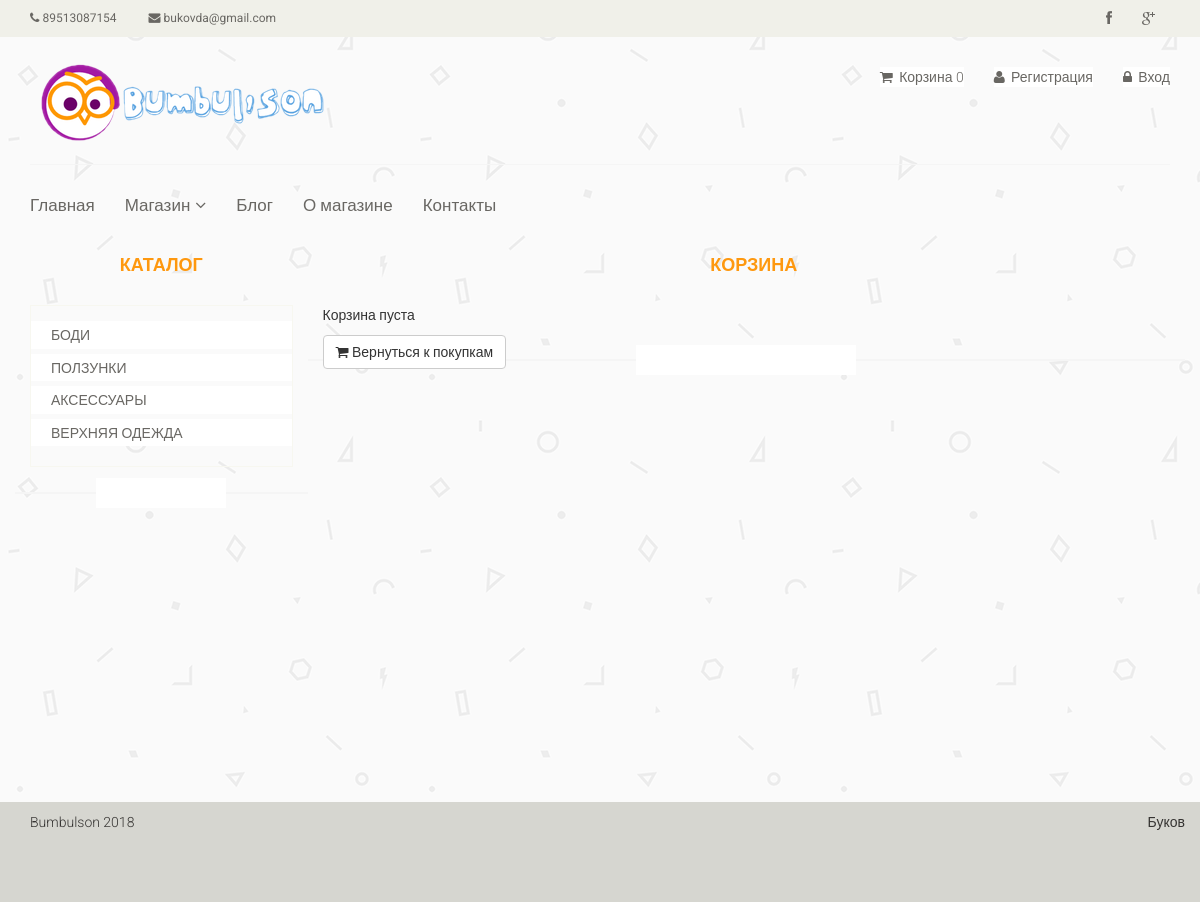
The page /cart on the database its author committed.
### tables this page shows
CREATE TABLE IF NOT EXISTS `category` (
  `id` int(11) NOT NULL,
  `name` varchar(255) NOT NULL,
  `sort_order` int(11) NOT NULL,
  `status` int(11) NOT NULL DEFAULT '1'
);

### config/routes.php (called while the page is built)
<?php
return array(
    'product/([0-9]+)' => 'product/view/$1',
    'catalog' => 'catalog/index',
    'category/([0-9]+)/page-([0-9]+)' => 'catalog/category/$1/$2',
    'category/([0-9]+)' => 'catalog/category/$1',
    'cart/delete/([0-9]+)' => 'cart/delete/$1',
    'cart/checkout' => 'cart/checkout',
    'cart/add/([0-9]+)' => 'cart/add/$1',
    'cart/addAjax/([0-9]+)' => 'cart/addAjax/$1',
    'cart' => 'cart/index',
    'admin/blog/create' => 'adminBlog/create',
    'admin/blog/update/([0-9]+)' => 'adminBlog/update/$1',
    'admin/blog/delete/([0-9]+)' => 'adminBlog/delete/$1',
    'admin/blog' => 'adminBlog/index',
    'admin/product/create' => 'adminProduct/create',
    'admin/product/update/([0-9]+)' => 'adminProduct/update/$1',
    'admin/product/delete/([0-9]+)' => 'adminProduct/delete/$1',
    'admin/product' => 'adminProduct/index',
    'admin/category/create' => 'adminCategory/create',
    'admin/category/update/([0-9]+)' => 'adminCategory/update/$1',
    'admin/category/delete/([0-9]+)' => 'adminCategory/delete/$1',
    'admin/category' => 'adminCategory/index',
    'admin/order/update/([0-9]+)' => 'adminOrder/update/$1',
    'admin/order/delete/([0-9]+)' => 'adminOrder/delete/$1',
    'admin/order/view/([0-9]+)' => 'adminOrder/view/$1',
    'admin/order' => 'adminOrder/index',
    'user/register' => 'user/register',
    'user/login' => 'user/login',
    'user/logout' => 'user/logout',
    'cabinet/edit' => 'cabinet/edit',
    'cabinet' => 'cabinet/index',
    'contacts' => 'site/contact',
    'about' => 'site/about',
    'blog/([0-9]+)' => 'blog/view/$1',
    'blog' => 'blog/index',
    'blog/([0-9]+)' => 'blog/view/$1',
    'admin' => 'admin/index',
    '' => 'site/index',
);

### controllers/CartController.php (called while the page is built, shortened)
<?php
class CartController
{
    public function actionIndex()
    {
        $categories = Category::getCategoriesList();
        $productsInCart = Cart::getProducts();
        require_once(ROOT . '/views/cart/index.php');
        return true;
    }
}

### index.php (called while the page is built, shortened)
<?php
require_once(ROOT.'/components/Autoload.php');
$router = new Router();
$router->run();

### models/Category.php (called while the page is built, shortened)
<?php
class Category
{
    public static function getCategoriesList()
    {
        $db = Db::getConnection();
        $categoryList = array();
        $result = $db->query('SELECT id, name FROM category '
            . 'ORDER BY sort_order ASC');
        $i = 0;
        while ($row = $result->fetch()) {
            $categoryList[$i]['id'] = $row['id'];
            $categoryList[$i]['name'] = $row['name'];
            $i++;
        }
        return $categoryList;
    }
}

### components/Autoload.php (called while the page is built, shortened)
<?php
spl_autoload_register(function ($class_name) {
    $array_paths = array(
        '/models/',
        '/components/'
    );
    foreach ($array_paths as $path) {
        $path = ROOT . $path . $class_name . '.php';
    }
});

### components/Cart.php (called while the page is built, shortened)
<?php
class Cart
{
    public static function getProducts()
    {
        return false;
    }
}

### views/cart/index.php (the view)
<?php include ROOT . '/views/layouts/header.php'; ?>
<section>
    <div class="container">
        <div class="row">
            <div class="col-sm-3">
                <div class="left-sidebar">
                    <h2>Каталог</h2>
                    <div class="panel-group category-products">
                        <?php foreach ($categories as $categoryItem): ?>
                            <div class="panel panel-default">
                                <div class="panel-heading">
                                    <h4 class="panel-title">
                                        <a href="/category/<?php echo $categoryItem['id'];?>">
                                            <?php echo $categoryItem['name'];?>
                                        </a>
                                    </h4>
                                </div>
                            </div>
                        <?php endforeach; ?>
                    </div>
                </div>
            </div>
            <div class="col-sm-9 padding-right">
                <div class="features_items">
                    <h2 class="title text-center">Корзина</h2>
                    <?php if ($productsInCart): ?>
                        <p>Вы выбрали такие товары:</p>
                        <table class="table-bordered table-striped table">
                            <tr>
                                <th>Код товара</th>
                                <th>Название</th>
                                <th>Стомость, грн</th>
                                <th>Количество, шт</th>
                                <th>Удалить</th>
                            </tr>
                            <?php foreach ($products as $product): ?>
                                <tr>
                                    <td><?php echo $product['code'];?></td>
                                    <td>
                                        <a href="/product/<?php echo $product['id'];?>">
                                            <?php echo $product['name'];?>
                                        </a>
                                    </td>
                                    <td><?php echo $product['price'];?></td>
                                    <td><?php echo $productsInCart[$product['id']];?></td>
                                    <td>
                                        <a class="btn btn-default checkout" href="/cart/delete/<?php echo $product['id'];?>">
                                            <i class="fa fa-times"></i>
                                        </a>
                                    </td>
                                </tr>
                            <?php endforeach; ?>
                                <tr>
                                    <td colspan="4">Общая стоимость, Руб:</td>
                                    <td><?php echo $totalPrice;?></td>
                                </tr>
                        </table>
                        <a class="btn btn-default checkout" href="/cart/checkout"><i class="fa fa-shopping-cart"></i> Оформить заказ</a>
                    <?php else: ?>
                        <p>Корзина пуста</p>
                        <a class="btn btn-default checkout" href="/"><i class="fa fa-shopping-cart"></i> Вернуться к покупкам</a>
                    <?php endif; ?>
                </div>
            </div>
        </div>
    </div>
</section>
<?php include ROOT . '/views/layouts/footer.php'; ?>

### components/Router.php (shortened to what this page needs)
<?php
class Router
{
    private $routes;
    public function __construct()
    {
        $routesPath = ROOT . '/config/routes.php';
        $this->routes = include($routesPath);
    }
    private function getURI()
    {
        if (!empty($_SERVER['REQUEST_URI'])) {
            return trim($_SERVER['REQUEST_URI'], '/');
        }
    }
    public function run()
    {
        $uri = $this->getURI();
        foreach ($this->routes as $uriPattern => $path) {
            if (preg_match("~$uriPattern~", $uri)) {
                $internalRoute = preg_replace("~$uriPattern~", $path, $uri);
                $segments = explode('/', $internalRoute);
                $controllerName = array_shift($segments) . 'Controller';
                $actionName = 'action' . ucfirst(array_shift($segments));
                $parameters = $segments;
                $controllerObject = new $controllerName;
                $result = call_user_func_array(array($controllerObject, $actionName), $parameters);
                if ($result != null) {
                    break;
                }
            }
        }
    }
}

### template/css/main.css (style rules this page uses)
body { font-family: 'Roboto', sans-serif; background:; position: relative; font-weight:400px; background: url(../images/home/fon.png); }
a { -webkit-transition: 300ms; -moz-transition: 300ms; -o-transition: 300ms; transition: 300ms; }
h1, h2, h3, h4, h5, h6 { font-family: 'Roboto', sans-serif; }
.category-products { border: 1px solid #F7F7F0; margin-bottom: 35px; padding-bottom: 20px; padding-top: 15px; }
.left-sidebar h2, .brands_products h2 { color: #FE980F; font-family: 'Roboto', sans-serif; font-size: 18px; font-weight: 700; margin: 0 auto 30px; text-align: center; text-transform: uppercase; z-index:3; }
.left-sidebar h2:after, h2.title:after { content: " "; position: absolute; border: 1px solid #f5f5f5; bottom:8px; left: 0; width: 100%; height: 0; z-index: -2; }
.left-sidebar h2:before { content: " "; position: absolute; background: #fff; bottom: -6px; width: 130px; height: 30px; z-index: -1; left: 50%; margin-left: -65px; }
h2.title:before { content: " "; position: absolute; background: #fff; bottom: -6px; width: 220px; height: 30px; z-index: -1; left: 50%; margin-left: -110px; }
.category-products .panel { background-color: #FFFFFF; border: 0px; border-radius: 0px; box-shadow:none; margin-bottom: 0px; }
.category-products .panel-default .panel-heading { background-color: #FFFFFF; border: 0 none; color: #FFFFFF; padding: 5px 20px; }
.category-products .panel-default .panel-heading .panel-title a { color: #696763; font-family: 'Roboto', sans-serif; font-size: 14px; text-decoration: none; text-transform: uppercase; }
.padding-right { padding-right: 0; }
.features_items { overflow:hidden; }
h2.title { color: #FE980F; font-family: 'Roboto', sans-serif; font-size: 18px; font-weight: 700; margin: 0 15px; text-transform: uppercase; margin-bottom: 30px; }

### rows shown on the page
category: name "БОДИ"
category: name "ПОЛЗУНКИ"
category: name "АКСЕССУАРЫ"
category: name "ВЕРХНЯЯ ОДЕЖДА"
